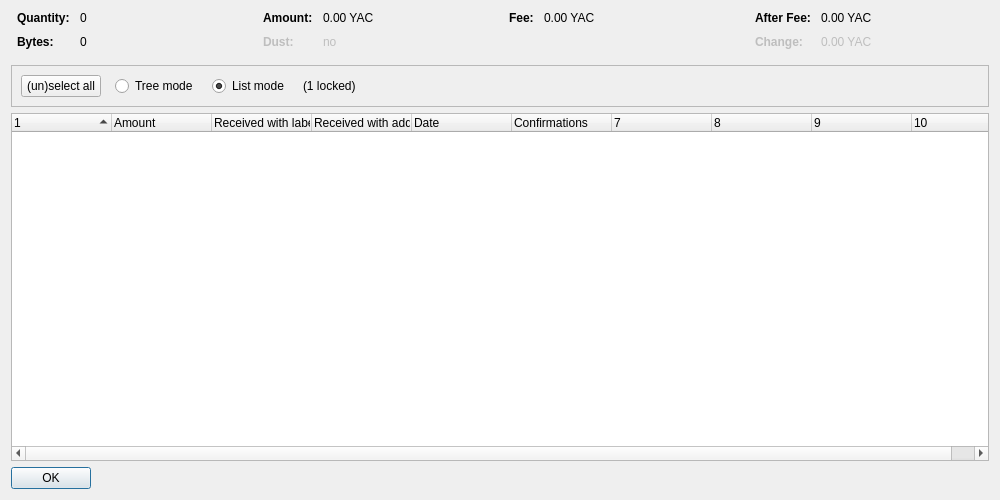
<?xml version="1.0" encoding="UTF-8"?>
<ui version="4.0">
 <class>CoinControlDialog</class>
 <widget class="QDialog" name="CoinControlDialog">
  <property name="geometry">
   <rect>
    <x>0</x>
    <y>0</y>
    <width>1000</width>
    <height>500</height>
   </rect>
  </property>
  <property name="windowTitle">
   <string>Coin Selection</string>
  </property>
  <layout class="QVBoxLayout" name="verticalLayout">
   <item>
    <layout class="QHBoxLayout" name="horizontalLayoutTop" stretch="0,0,0,0">
     <property name="topMargin">
      <number>0</number>
     </property>
     <property name="bottomMargin">
      <number>10</number>
     </property>
     <item>
      <layout class="QFormLayout" name="formLayoutCoinControl1">
       <property name="horizontalSpacing">
        <number>10</number>
       </property>
       <property name="verticalSpacing">
        <number>10</number>
       </property>
       <property name="leftMargin">
        <number>6</number>
       </property>
       <property name="rightMargin">
        <number>6</number>
       </property>
       <item row="0" column="0">
        <widget class="QLabel" name="labelCoinControlQuantityText">
         <property name="font">
          <font>
           <weight>75</weight>
           <bold>true</bold>
          </font>
         </property>
         <property name="text">
          <string>Quantity:</string>
         </property>
        </widget>
       </item>
       <item row="0" column="1">
        <widget class="QLabel" name="labelCoinControlQuantity">
         <property name="cursor">
          <cursorShape>IBeamCursor</cursorShape>
         </property>
         <property name="contextMenuPolicy">
          <enum>Qt::ActionsContextMenu</enum>
         </property>
         <property name="text">
          <string notr="true">0</string>
         </property>
         <property name="textInteractionFlags">
          <set>Qt::LinksAccessibleByMouse|Qt::TextSelectableByKeyboard|Qt::TextSelectableByMouse</set>
         </property>
        </widget>
       </item>
       <item row="1" column="0">
        <widget class="QLabel" name="labelCoinControlBytesText">
         <property name="font">
          <font>
           <weight>75</weight>
           <bold>true</bold>
          </font>
         </property>
         <property name="text">
          <string>Bytes:</string>
         </property>
        </widget>
       </item>
       <item row="1" column="1">
        <widget class="QLabel" name="labelCoinControlBytes">
         <property name="cursor">
          <cursorShape>IBeamCursor</cursorShape>
         </property>
         <property name="contextMenuPolicy">
          <enum>Qt::ActionsContextMenu</enum>
         </property>
         <property name="text">
          <string notr="true">0</string>
         </property>
         <property name="textInteractionFlags">
          <set>Qt::LinksAccessibleByMouse|Qt::TextSelectableByKeyboard|Qt::TextSelectableByMouse</set>
         </property>
        </widget>
       </item>
      </layout>
     </item>
     <item>
      <layout class="QFormLayout" name="formLayoutCoinControl2">
       <property name="horizontalSpacing">
        <number>10</number>
       </property>
       <property name="verticalSpacing">
        <number>10</number>
       </property>
       <property name="leftMargin">
        <number>6</number>
       </property>
       <property name="rightMargin">
        <number>6</number>
       </property>
       <item row="0" column="0">
        <widget class="QLabel" name="labelCoinControlAmountText">
         <property name="font">
          <font>
           <weight>75</weight>
           <bold>true</bold>
          </font>
         </property>
         <property name="text">
          <string>Amount:</string>
         </property>
        </widget>
       </item>
       <item row="0" column="1">
        <widget class="QLabel" name="labelCoinControlAmount">
         <property name="cursor">
          <cursorShape>IBeamCursor</cursorShape>
         </property>
         <property name="contextMenuPolicy">
          <enum>Qt::ActionsContextMenu</enum>
         </property>
         <property name="text">
          <string notr="true">0.00 YAC</string>
         </property>
         <property name="textInteractionFlags">
          <set>Qt::LinksAccessibleByMouse|Qt::TextSelectableByKeyboard|Qt::TextSelectableByMouse</set>
         </property>
        </widget>
       </item>
       <item row="1" column="0">
        <widget class="QLabel" name="labelCoinControlLowOutputText">
         <property name="enabled">
          <bool>false</bool>
         </property>
         <property name="font">
          <font>
           <weight>75</weight>
           <bold>true</bold>
          </font>
         </property>
         <property name="text">
          <string>Dust:</string>
         </property>
        </widget>
       </item>
       <item row="1" column="1">
        <widget class="QLabel" name="labelCoinControlLowOutput">
         <property name="enabled">
          <bool>false</bool>
         </property>
         <property name="cursor">
          <cursorShape>IBeamCursor</cursorShape>
         </property>
         <property name="contextMenuPolicy">
          <enum>Qt::ActionsContextMenu</enum>
         </property>
         <property name="text">
          <string notr="true">no</string>
         </property>
         <property name="textInteractionFlags">
          <set>Qt::LinksAccessibleByMouse|Qt::TextSelectableByKeyboard|Qt::TextSelectableByMouse</set>
         </property>
        </widget>
       </item>
      </layout>
     </item>
     <item>
      <layout class="QFormLayout" name="formLayoutCoinControl3">
       <property name="horizontalSpacing">
        <number>10</number>
       </property>
       <property name="verticalSpacing">
        <number>10</number>
       </property>
       <property name="leftMargin">
        <number>6</number>
       </property>
       <property name="rightMargin">
        <number>6</number>
       </property>
       <item row="0" column="0">
        <widget class="QLabel" name="labelCoinControlFeeText">
         <property name="font">
          <font>
           <weight>75</weight>
           <bold>true</bold>
          </font>
         </property>
         <property name="text">
          <string>Fee:</string>
         </property>
        </widget>
       </item>
       <item row="0" column="1">
        <widget class="QLabel" name="labelCoinControlFee">
         <property name="cursor">
          <cursorShape>IBeamCursor</cursorShape>
         </property>
         <property name="contextMenuPolicy">
          <enum>Qt::ActionsContextMenu</enum>
         </property>
         <property name="text">
          <string notr="true">0.00 YAC</string>
         </property>
         <property name="textInteractionFlags">
          <set>Qt::LinksAccessibleByMouse|Qt::TextSelectableByKeyboard|Qt::TextSelectableByMouse</set>
         </property>
        </widget>
       </item>
      </layout>
     </item>
     <item>
      <layout class="QFormLayout" name="formLayoutCoinControl4">
       <property name="horizontalSpacing">
        <number>10</number>
       </property>
       <property name="verticalSpacing">
        <number>10</number>
       </property>
       <property name="leftMargin">
        <number>6</number>
       </property>
       <property name="rightMargin">
        <number>6</number>
       </property>
       <item row="0" column="0">
        <widget class="QLabel" name="labelCoinControlAfterFeeText">
         <property name="font">
          <font>
           <weight>75</weight>
           <bold>true</bold>
          </font>
         </property>
         <property name="text">
          <string>After Fee:</string>
         </property>
        </widget>
       </item>
       <item row="0" column="1">
        <widget class="QLabel" name="labelCoinControlAfterFee">
         <property name="cursor">
          <cursorShape>IBeamCursor</cursorShape>
         </property>
         <property name="contextMenuPolicy">
          <enum>Qt::ActionsContextMenu</enum>
         </property>
         <property name="text">
          <string notr="true">0.00 YAC</string>
         </property>
         <property name="textInteractionFlags">
          <set>Qt::LinksAccessibleByMouse|Qt::TextSelectableByKeyboard|Qt::TextSelectableByMouse</set>
         </property>
        </widget>
       </item>
       <item row="1" column="0">
        <widget class="QLabel" name="labelCoinControlChangeText">
         <property name="enabled">
          <bool>false</bool>
         </property>
         <property name="font">
          <font>
           <weight>75</weight>
           <bold>true</bold>
          </font>
         </property>
         <property name="text">
          <string>Change:</string>
         </property>
        </widget>
       </item>
       <item row="1" column="1">
        <widget class="QLabel" name="labelCoinControlChange">
         <property name="enabled">
          <bool>false</bool>
         </property>
         <property name="cursor">
          <cursorShape>IBeamCursor</cursorShape>
         </property>
         <property name="contextMenuPolicy">
          <enum>Qt::ActionsContextMenu</enum>
         </property>
         <property name="text">
          <string notr="true">0.00 YAC</string>
         </property>
         <property name="textInteractionFlags">
          <set>Qt::LinksAccessibleByMouse|Qt::TextSelectableByKeyboard|Qt::TextSelectableByMouse</set>
         </property>
        </widget>
       </item>
      </layout>
     </item>
    </layout>
   </item>
   <item>
    <widget class="QFrame" name="frame">
     <property name="minimumSize">
      <size>
       <width>0</width>
       <height>40</height>
      </size>
     </property>
     <property name="frameShape">
      <enum>QFrame::StyledPanel</enum>
     </property>
     <property name="frameShadow">
      <enum>QFrame::Sunken</enum>
     </property>
     <layout class="QHBoxLayout" name="horizontalLayout">
      <item>
       <layout class="QHBoxLayout" name="horizontalLayoutPanel" stretch="0,0,0,0,0">
        <property name="spacing">
         <number>14</number>
        </property>
        <item>
         <widget class="QPushButton" name="pushButtonSelectAll">
          <property name="sizePolicy">
           <sizepolicy hsizetype="Maximum" vsizetype="Fixed">
            <horstretch>0</horstretch>
            <verstretch>0</verstretch>
           </sizepolicy>
          </property>
          <property name="text">
           <string>(un)select all</string>
          </property>
          <property name="autoDefault">
           <bool>false</bool>
          </property>
         </widget>
        </item>
        <item>
         <widget class="QRadioButton" name="radioTreeMode">
          <property name="sizePolicy">
           <sizepolicy hsizetype="Maximum" vsizetype="Fixed">
            <horstretch>0</horstretch>
            <verstretch>0</verstretch>
           </sizepolicy>
          </property>
          <property name="text">
           <string>Tree mode</string>
          </property>
         </widget>
        </item>
        <item>
         <widget class="QRadioButton" name="radioListMode">
          <property name="sizePolicy">
           <sizepolicy hsizetype="Maximum" vsizetype="Fixed">
            <horstretch>0</horstretch>
            <verstretch>0</verstretch>
           </sizepolicy>
          </property>
          <property name="text">
           <string>List mode</string>
          </property>
          <property name="checked">
           <bool>true</bool>
          </property>
         </widget>
        </item>
        <item>
         <widget class="QLabel" name="labelLocked">
          <property name="text">
           <string notr="true">(1 locked)</string>
          </property>
         </widget>
        </item>
        <item>
         <spacer name="horizontalSpacer">
          <property name="orientation">
           <enum>Qt::Horizontal</enum>
          </property>
          <property name="sizeHint" stdset="0">
           <size>
            <width>40</width>
            <height>20</height>
           </size>
          </property>
         </spacer>
        </item>
       </layout>
      </item>
     </layout>
    </widget>
   </item>
   <item>
    <widget class="CoinControlTreeWidget" name="treeWidget">
     <property name="contextMenuPolicy">
      <enum>Qt::CustomContextMenu</enum>
     </property>
     <property name="sortingEnabled">
      <bool>false</bool>
     </property>
     <property name="columnCount">
      <number>10</number>
     </property>
     <attribute name="headerShowSortIndicator" stdset="0">
      <bool>true</bool>
     </attribute>
     <attribute name="headerStretchLastSection">
      <bool>false</bool>
     </attribute>
     <column>
      <property name="text">
       <string/>
      </property>
     </column>
     <column>
      <property name="text">
       <string>Amount</string>
      </property>
     </column>
     <column>
      <property name="text">
       <string>Received with label</string>
      </property>
     </column>
     <column>
      <property name="text">
       <string>Received with address</string>
      </property>
     </column>
     <column>
      <property name="text">
       <string>Date</string>
      </property>
     </column>
     <column>
      <property name="text">
       <string>Confirmations</string>
      </property>
      <property name="toolTip">
       <string>Confirmed</string>
      </property>
     </column>
     <column>
      <property name="text">
       <string/>
      </property>
     </column>
     <column>
      <property name="text">
       <string/>
      </property>
     </column>
     <column>
      <property name="text">
       <string/>
      </property>
     </column>
     <column>
      <property name="text">
       <string/>
      </property>
     </column>
    </widget>
   </item>
   <item>
    <widget class="QDialogButtonBox" name="buttonBox">
     <property name="sizePolicy">
      <sizepolicy hsizetype="Maximum" vsizetype="Fixed">
       <horstretch>0</horstretch>
       <verstretch>0</verstretch>
      </sizepolicy>
     </property>
     <property name="orientation">
      <enum>Qt::Horizontal</enum>
     </property>
     <property name="standardButtons">
      <set>QDialogButtonBox::Ok</set>
     </property>
    </widget>
   </item>
  </layout>
 </widget>
 <customwidgets>
  <customwidget>
   <class>CoinControlTreeWidget</class>
   <extends>QTreeWidget</extends>
   <header>coincontroltreewidget.h</header>
  </customwidget>
 </customwidgets>
 <resources/>
 <connections/>
</ui>
